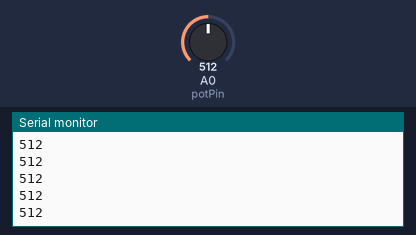
Simulated run of this sketch. Board: Arduino Uno, built with avr-gcc and run on an emulated ATmega328P. On the bench: the last lines printed to the serial monitor. The inputs (shaded band) are chosen by the test bench; at power-on: A0 (potPin) = 512.

Above: at 1.2 s.
1.3 s: A0 (potPin) set to 716
At 1.31 s:
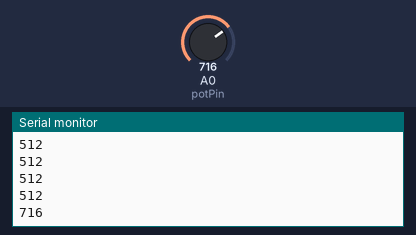
2.8 s: A0 (potPin) set to 900
At 2.81 s:
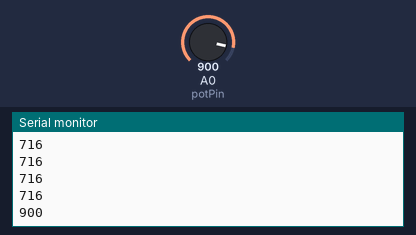
Timing chart, 0 to 5.8 s (numbered marks = the images above; inputs shaded):
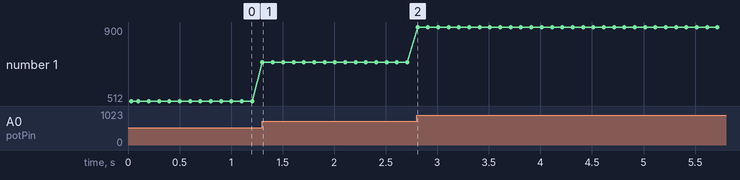

The sketch:

analog_input_reading_example.ino
```cpp
int potPin = A0;
void setup()
{
  Serial.begin(9600);
  Serial.println("Analog input reading example");
}
void loop() {
  int value = analogRead(potPin);
  Serial.println(value);
  delay(100);
}
```

Measured:
- after the input at 1.3 s, the serial monitor: prints a new line at once (image 1)
- after the input at 2.8 s, the serial monitor: prints a new line at once (image 2)
- plotted number 1: 512 → 716 after the input at 1.3 s, 716 → 900 after the input at 2.8 s
